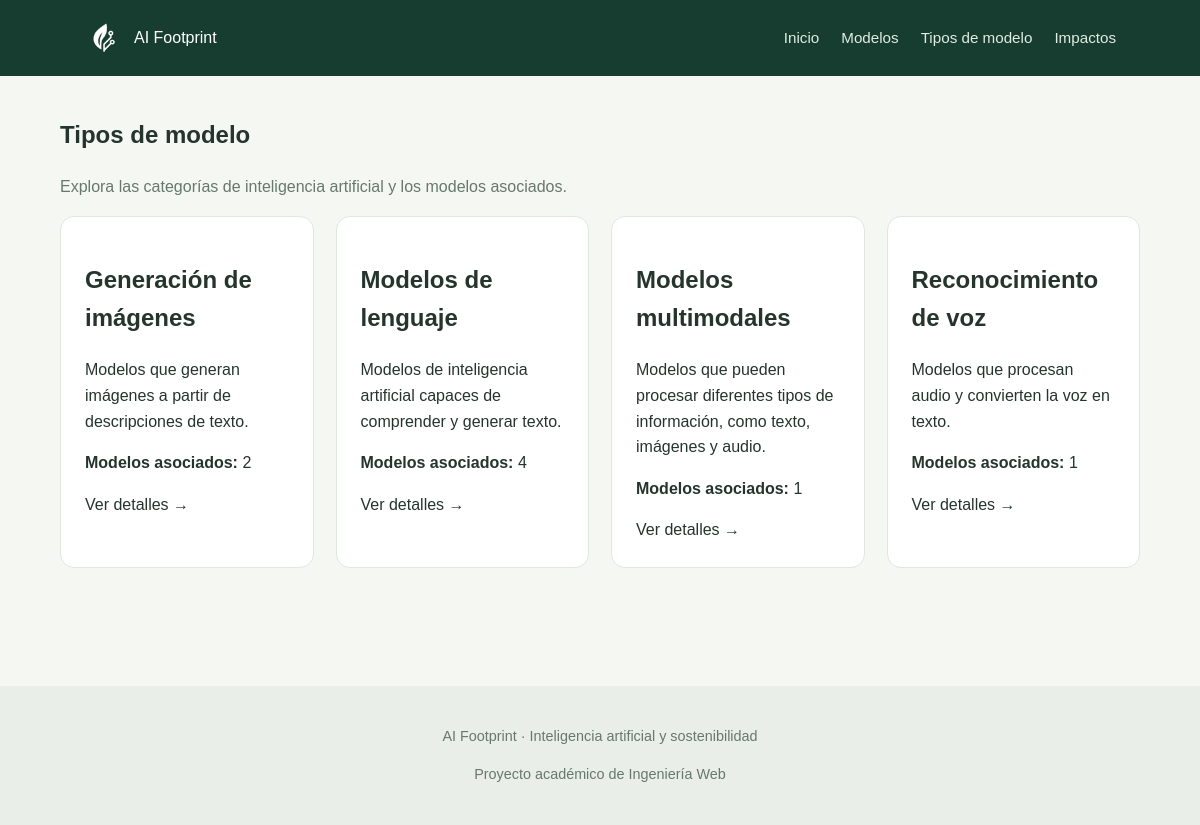
Screenshot of /tipos/ with the database file from the repository.
### appAIFootprint/models.py (models this page shows, shortened)
class TipoModelo(models.Model):
    nombre = models.CharField(max_length=100)
    descripcion = models.TextField()

### appAIFootprint/views.py (the view)
# urls.py: path('tipos/', views.index_tipos, name='lista_tipos'),
def index_tipos(request):
    tipos = TipoModelo.objects.order_by('nombre')
    context = {'lista_tipos': tipos}
    return render(request, 'index_tipos.html', context)

### appAIFootprint/templates/index_tipos.html (shortened to what this page needs)
{% extends "base.html" %}
{% block content %}
<section>
    <h1>Tipos de modelo</h1>
    <p class="texto-secundario">
        Explora las categorías de inteligencia artificial y los modelos asociados.
    </p>
    <div class="grid">
        {% for tipo in lista_tipos %}
            <article class="tarjeta">
                <h2>{{ tipo.nombre }}</h2>
                <p>{{ tipo.descripcion|truncatewords:24 }}</p>
                <p><strong>Modelos asociados:</strong> {{ tipo.modelos.count }}</p>
                <a href="{% url 'detalle_tipo' tipo.pk %}">
                    Ver detalles →
                </a>
            </article>
        {% empty %}
            <p>Todavía no hay tipos de modelo registrados.</p>
        {% endfor %}
    </div>
</section>
{% endblock %}

### static/css/estilos.css (style rules this page uses)
:root { --verde-oscuro: #173d30; --verde: #32734b; --verde-claro: #dcecdf; --fondo: #f5f7f3; --blanco: #ffffff; --texto: #25352d; --texto-secundario: #68786d; --borde: #dfe7df; }
* { box-sizing: border-box; }
body { margin: 0; font-family: Arial, Helvetica, sans-serif; background: var(--fondo); color: var(--texto); line-height: 1.6; }
a { color: inherit; text-decoration: none; }
.grid { display: grid; grid-template-columns: repeat(auto-fit, minmax(min(100%, 240px), 1fr)); gap: 22px; }
.tarjeta { background: var(--blanco); padding: 24px; border: 1px solid var(--borde); border-radius: 14px; transition: transform 0.2s, box-shadow 0.2s; }
.texto-secundario { color: var(--texto-secundario); }

### rows the page displays
TipoModelo: nombre "Generación de imágenes", descripcion "Modelos que generan imágenes a partir de descripciones de texto.", modelos.count "2"
TipoModelo: nombre "Modelos de lenguaje", descripcion "Modelos de inteligencia artificial capaces de comprender y generar texto.", modelos.count "4"
TipoModelo: nombre "Modelos multimodales", descripcion "Modelos que pueden procesar diferentes tipos de información, como texto, imágenes y audio.", modelos.count "1"
TipoModelo: nombre "Reconocimiento de voz", descripcion "Modelos que procesan audio y convierten la voz en texto.", modelos.count "1"
